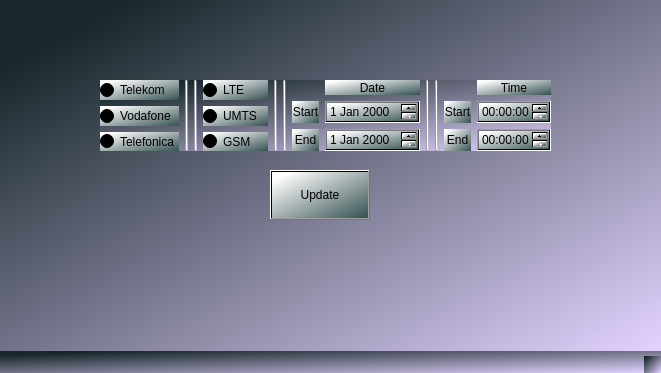
<?xml version="1.0" encoding="UTF-8"?>
<ui version="4.0">
 <class>MainWindow</class>
 <widget class="QMainWindow" name="MainWindow">
  <property name="geometry">
   <rect>
    <x>0</x>
    <y>0</y>
    <width>661</width>
    <height>373</height>
   </rect>
  </property>
  <property name="windowTitle">
   <string>MainWindow</string>
  </property>
  <property name="styleSheet">
   <string notr="true">background-color: qlineargradient(spread:pad, x1:0.0852273, y1:0.102, x2:1, y2:1, stop:0 rgba(23, 39, 42, 255), stop:1 rgba(227, 211, 255, 255));</string>
  </property>
  <widget class="QWidget" name="centralwidget">
   <widget class="QPushButton" name="generate_button">
    <property name="geometry">
     <rect>
      <x>270</x>
      <y>170</y>
      <width>100</width>
      <height>50</height>
     </rect>
    </property>
    <property name="styleSheet">
     <string notr="true">background-color: qlineargradient(spread:pad, x1:0.074, y1:0.107909, x2:1, y2:1, stop:0 rgba(255, 255, 255, 255), stop:1 rgba(54, 81, 82, 255));</string>
    </property>
    <property name="text">
     <string>Update</string>
    </property>
   </widget>
   <widget class="QWidget" name="layoutWidget">
    <property name="geometry">
     <rect>
      <x>100</x>
      <y>80</y>
      <width>451</width>
      <height>71</height>
     </rect>
    </property>
    <layout class="QGridLayout" name="gridLayout_3">
     <item row="0" column="2">
      <widget class="Line" name="line_3">
       <property name="orientation">
        <enum>Qt::Vertical</enum>
       </property>
      </widget>
     </item>
     <item row="0" column="0">
      <layout class="QVBoxLayout" name="verticalLayout_2">
       <item>
        <widget class="QRadioButton" name="telekom_button">
         <property name="styleSheet">
          <string notr="true">background-color: qlineargradient(spread:pad, x1:0.074, y1:0.107909, x2:1, y2:1, stop:0 rgba(255, 255, 255, 255), stop:1 rgba(54, 81, 82, 255));</string>
         </property>
         <property name="text">
          <string>Telekom</string>
         </property>
        </widget>
       </item>
       <item>
        <widget class="QRadioButton" name="vodafone_button">
         <property name="styleSheet">
          <string notr="true">background-color: qlineargradient(spread:pad, x1:0.074, y1:0.107909, x2:1, y2:1, stop:0 rgba(255, 255, 255, 255), stop:1 rgba(54, 81, 82, 255));</string>
         </property>
         <property name="text">
          <string>Vodafone</string>
         </property>
        </widget>
       </item>
       <item>
        <widget class="QRadioButton" name="telefonica_button">
         <property name="styleSheet">
          <string notr="true">background-color: qlineargradient(spread:pad, x1:0.074, y1:0.107909, x2:1, y2:1, stop:0 rgba(255, 255, 255, 255), stop:1 rgba(54, 81, 82, 255));</string>
         </property>
         <property name="text">
          <string>Telefonica</string>
         </property>
        </widget>
       </item>
      </layout>
     </item>
     <item row="0" column="1">
      <widget class="Line" name="line_4">
       <property name="orientation">
        <enum>Qt::Vertical</enum>
       </property>
      </widget>
     </item>
     <item row="0" column="3">
      <layout class="QVBoxLayout" name="verticalLayout" stretch="0,0,0">
       <property name="spacing">
        <number>6</number>
       </property>
       <property name="sizeConstraint">
        <enum>QLayout::SetDefaultConstraint</enum>
       </property>
       <property name="leftMargin">
        <number>0</number>
       </property>
       <item>
        <widget class="QRadioButton" name="lte_button">
         <property name="enabled">
          <bool>true</bool>
         </property>
         <property name="sizePolicy">
          <sizepolicy hsizetype="Minimum" vsizetype="Fixed">
           <horstretch>0</horstretch>
           <verstretch>0</verstretch>
          </sizepolicy>
         </property>
         <property name="styleSheet">
          <string notr="true">background-color: qlineargradient(spread:pad, x1:0.074, y1:0.107909, x2:1, y2:1, stop:0 rgba(255, 255, 255, 255), stop:1 rgba(54, 81, 82, 255));</string>
         </property>
         <property name="text">
          <string>LTE</string>
         </property>
         <property name="checked">
          <bool>true</bool>
         </property>
        </widget>
       </item>
       <item>
        <widget class="QRadioButton" name="umts_button">
         <property name="styleSheet">
          <string notr="true">background-color: qlineargradient(spread:pad, x1:0.074, y1:0.107909, x2:1, y2:1, stop:0 rgba(255, 255, 255, 255), stop:1 rgba(54, 81, 82, 255));</string>
         </property>
         <property name="text">
          <string>UMTS</string>
         </property>
        </widget>
       </item>
       <item>
        <widget class="QRadioButton" name="gsm_button">
         <property name="styleSheet">
          <string notr="true">background-color: qlineargradient(spread:pad, x1:0.074, y1:0.107909, x2:1, y2:1, stop:0 rgba(255, 255, 255, 255), stop:1 rgba(54, 81, 82, 255));</string>
         </property>
         <property name="text">
          <string>GSM</string>
         </property>
        </widget>
       </item>
      </layout>
     </item>
     <item row="0" column="4">
      <widget class="Line" name="line">
       <property name="orientation">
        <enum>Qt::Vertical</enum>
       </property>
      </widget>
     </item>
     <item row="0" column="5">
      <widget class="Line" name="line_2">
       <property name="orientation">
        <enum>Qt::Vertical</enum>
       </property>
      </widget>
     </item>
     <item row="0" column="9">
      <layout class="QGridLayout" name="gridLayout_2">
       <item row="2" column="0">
        <widget class="QLabel" name="label_3">
         <property name="styleSheet">
          <string notr="true">background-color: qlineargradient(spread:pad, x1:0.074, y1:0.107909, x2:1, y2:1, stop:0 rgba(255, 255, 255, 255), stop:1 rgba(54, 81, 82, 255));</string>
         </property>
         <property name="text">
          <string>End</string>
         </property>
         <property name="alignment">
          <set>Qt::AlignCenter</set>
         </property>
        </widget>
       </item>
       <item row="0" column="1">
        <widget class="QLabel" name="dateLabel_2">
         <property name="styleSheet">
          <string notr="true">background-color: qlineargradient(spread:pad, x1:0.074, y1:0.107909, x2:1, y2:1, stop:0 rgba(255, 255, 255, 255), stop:1 rgba(54, 81, 82, 255));</string>
         </property>
         <property name="text">
          <string>Time</string>
         </property>
         <property name="alignment">
          <set>Qt::AlignCenter</set>
         </property>
        </widget>
       </item>
       <item row="1" column="0">
        <widget class="QLabel" name="label_4">
         <property name="styleSheet">
          <string notr="true">background-color: qlineargradient(spread:pad, x1:0.074, y1:0.107909, x2:1, y2:1, stop:0 rgba(255, 255, 255, 255), stop:1 rgba(54, 81, 82, 255));</string>
         </property>
         <property name="text">
          <string>Start</string>
         </property>
         <property name="alignment">
          <set>Qt::AlignCenter</set>
         </property>
        </widget>
       </item>
       <item row="1" column="1">
        <widget class="QTimeEdit" name="timeEdit">
         <property name="styleSheet">
          <string notr="true">background-color: qlineargradient(spread:pad, x1:0.074, y1:0.107909, x2:1, y2:1, stop:0 rgba(255, 255, 255, 255), stop:1 rgba(54, 81, 82, 255));</string>
         </property>
        </widget>
       </item>
       <item row="2" column="1">
        <widget class="QTimeEdit" name="timeEdit_2">
         <property name="styleSheet">
          <string notr="true">background-color: qlineargradient(spread:pad, x1:0.074, y1:0.107909, x2:1, y2:1, stop:0 rgba(255, 255, 255, 255), stop:1 rgba(54, 81, 82, 255));</string>
         </property>
        </widget>
       </item>
      </layout>
     </item>
     <item row="0" column="7">
      <widget class="Line" name="line_5">
       <property name="orientation">
        <enum>Qt::Vertical</enum>
       </property>
      </widget>
     </item>
     <item row="0" column="6">
      <layout class="QGridLayout" name="gridLayout">
       <item row="2" column="0">
        <widget class="QLabel" name="label_2">
         <property name="styleSheet">
          <string notr="true">background-color: qlineargradient(spread:pad, x1:0.074, y1:0.107909, x2:1, y2:1, stop:0 rgba(255, 255, 255, 255), stop:1 rgba(54, 81, 82, 255));</string>
         </property>
         <property name="text">
          <string>End</string>
         </property>
         <property name="alignment">
          <set>Qt::AlignCenter</set>
         </property>
        </widget>
       </item>
       <item row="0" column="1">
        <widget class="QLabel" name="dateLabel">
         <property name="styleSheet">
          <string notr="true">background-color: qlineargradient(spread:pad, x1:0.074, y1:0.107909, x2:1, y2:1, stop:0 rgba(255, 255, 255, 255), stop:1 rgba(54, 81, 82, 255));</string>
         </property>
         <property name="text">
          <string>Date</string>
         </property>
         <property name="alignment">
          <set>Qt::AlignCenter</set>
         </property>
        </widget>
       </item>
       <item row="1" column="1">
        <widget class="QDateEdit" name="startDate">
         <property name="styleSheet">
          <string notr="true">background-color: qlineargradient(spread:pad, x1:0.074, y1:0.107909, x2:1, y2:1, stop:0 rgba(255, 255, 255, 255), stop:1 rgba(54, 81, 82, 255));</string>
         </property>
        </widget>
       </item>
       <item row="2" column="1">
        <widget class="QDateEdit" name="endDate">
         <property name="styleSheet">
          <string notr="true">background-color: qlineargradient(spread:pad, x1:0.074, y1:0.107909, x2:1, y2:1, stop:0 rgba(255, 255, 255, 255), stop:1 rgba(54, 81, 82, 255));</string>
         </property>
        </widget>
       </item>
       <item row="1" column="0">
        <widget class="QLabel" name="label">
         <property name="styleSheet">
          <string notr="true">background-color: qlineargradient(spread:pad, x1:0.074, y1:0.107909, x2:1, y2:1, stop:0 rgba(255, 255, 255, 255), stop:1 rgba(54, 81, 82, 255));</string>
         </property>
         <property name="text">
          <string>Start</string>
         </property>
         <property name="alignment">
          <set>Qt::AlignCenter</set>
         </property>
        </widget>
       </item>
      </layout>
     </item>
     <item row="0" column="8">
      <widget class="Line" name="line_6">
       <property name="orientation">
        <enum>Qt::Vertical</enum>
       </property>
      </widget>
     </item>
    </layout>
   </widget>
  </widget>
  <widget class="QMenuBar" name="menubar">
   <property name="geometry">
    <rect>
     <x>0</x>
     <y>0</y>
     <width>661</width>
     <height>21</height>
    </rect>
   </property>
  </widget>
  <widget class="QStatusBar" name="statusbar"/>
 </widget>
 <resources/>
 <connections/>
</ui>
